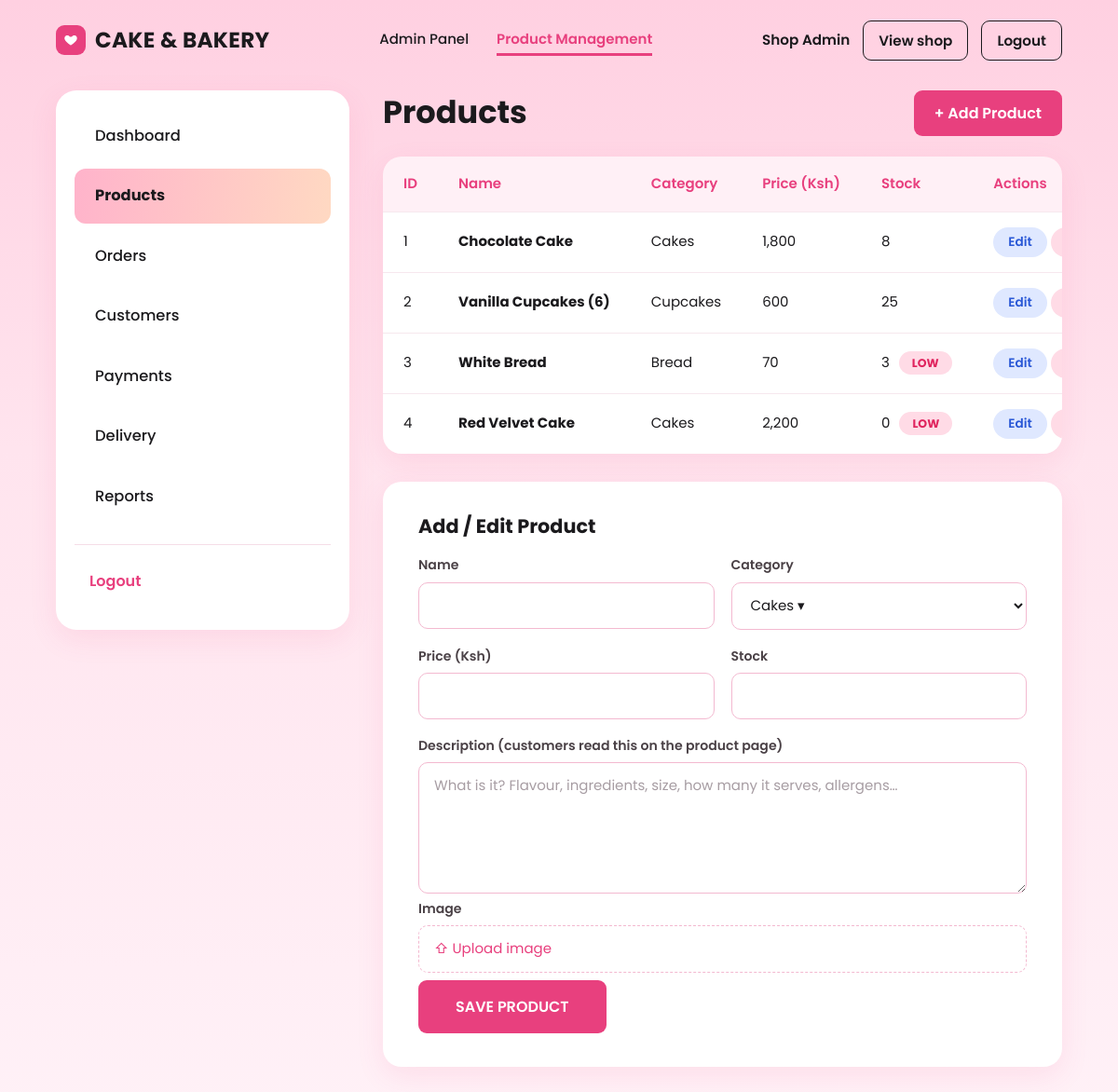
/admin/products.php (signed in), run on the app's committed database.
### tables this page shows
CREATE TABLE products (
  product_id INT AUTO_INCREMENT PRIMARY KEY,
  category_id INT NOT NULL,
  name VARCHAR(120) NOT NULL,
  description TEXT,
  price DECIMAL(10,2) NOT NULL CHECK (price >= 0),
  stock_qty INT NOT NULL DEFAULT 0 CHECK (stock_qty >= 0),
  low_stock_level INT NOT NULL DEFAULT 5,
  size_label VARCHAR(20) NULL,             
  pack_size INT NULL,                      
  badge ENUM('best_seller','new') NULL,    
  is_offer TINYINT(1) NOT NULL DEFAULT 0,  
  occasion ENUM('birthday','wedding') NULL,
  image VARCHAR(255) NOT NULL DEFAULT 'white-bread.png',
  is_active TINYINT(1) NOT NULL DEFAULT 1,
  FOREIGN KEY (category_id) REFERENCES categories(category_id)
);

CREATE TABLE categories (
  category_id INT AUTO_INCREMENT PRIMARY KEY,
  name VARCHAR(50) NOT NULL UNIQUE
);

### config/db.php (called while the page is built, shortened)
<?php
function db(): PDO {
    static $pdo = null;
    if ($pdo === null) {
        try {
            $pdo = new PDO('mysql:host='.DB_HOST.';dbname='.DB_NAME.';charset=utf8mb4', DB_USER, DB_PASS, [
                PDO::ATTR_ERRMODE => PDO::ERRMODE_EXCEPTION,
                PDO::ATTR_DEFAULT_FETCH_MODE => PDO::FETCH_ASSOC,
                PDO::ATTR_EMULATE_PREPARES => false,
            ]);
        } catch (PDOException $e) {
            if (PHP_SAPI !== 'cli' && (($e->errorInfo[1] ?? 0) == 1049) && is_file(__DIR__.'/../install.php') && !headers_sent()) {
                header('Location: '.BASE_URL.'/install.php'); exit;
            }
            throw $e;
        }
    }
    return $pdo;
}

### admin/products.php (the view, shortened to what this page needs)
<?php
$cats = array_column(db()->query('SELECT * FROM categories ORDER BY category_id')->fetchAll(), 'name', 'category_id');
$edit = null;
$v = fn($k, $d='') => e($_POST[$k] ?? ($edit[$k === 'stock' ? 'stock_qty' : $k] ?? $d));
$products = db()->query('SELECT p.*, c.name cat FROM products p JOIN categories c USING(category_id) WHERE p.is_active=1 ORDER BY p.product_id')->fetchAll();
$layout='admin'; $active='products'; $section='Product Management'; $title='Products'; include __DIR__.'/../includes/header.php'; ?>
<div class="head-row"><h1>Products</h1><a class="btn" href="<?= url('admin/products.php#form') ?>">+ Add Product</a></div>
<div class="tbl-card scroll"><table class="tbl"><thead><tr><th>ID</th><th>Name</th><th>Category</th><th>Price (Ksh)</th><th>Stock</th><th>Actions</th></tr></thead><tbody>
<?php foreach ($products as $p): ?>
<tr><td><?= $p['product_id'] ?></td><td><b><?= e(product_title($p)) ?></b></td><td><?= e($p['cat']) ?></td><td><?= num($p['price']) ?></td>
<td><?= $p['stock_qty'] ?><?= $p['stock_qty'] <= $p['low_stock_level'] ? ' <span class="low">Low</span>' : '' ?></td>
<td style="white-space:nowrap"><a class="pill-btn pill-edit" href="?edit=<?= $p['product_id'] ?>#form">Edit</a>
  <form method="post" style="display:inline" onsubmit="return confirm('Delete this product?')"><button class="pill-btn pill-del"></button></form></td></tr>
<?php endforeach; ?></tbody></table></div>
<form id="form" class="card formcard" method="post" enctype="multipart/form-data">
  <h3>Add / Edit Product</h3>
  <div class="two"><div><label class="f">Name</label><input class="field" name="name" required value="<?= $v('name') ?>"></div>
    <div><label class="f">Category</label><select class="field" name="category_id"><?php foreach ($cats as $id=>$n): ?><option value="<?= $id ?>" <?= (int)($_POST['category_id'] ?? $edit['category_id'] ?? 0)===$id?'selected':'' ?>><?= e($n) ?> ▾</option><?php endforeach; ?></select></div></div>
  <div class="two"><div><label class="f">Price (Ksh)</label><input class="field" type="number" min="0" step="1" name="price" required value="<?= $v('price') ?>"></div>
    <div><label class="f">Stock</label><input class="field" type="number" min="0" step="1" name="stock" required value="<?= $v('stock') ?>"></div></div>
  <div class="row"><label class="f">Description (customers read this on the product page)</label>
    <textarea class="field" name="description" rows="5" maxlength="2000" placeholder="What is it? Flavour, ingredients, size, how many it serves, allergens…"><?= $v('description') ?></textarea></div>
  <div class="row"><label class="f">Image</label><label class="upload">⇧ <span id="fname">Upload image</span><input type="file" name="image" accept="image/png,image/jpeg,image/webp"></label></div>
  <button class="btn" style="margin-top:8px;padding:16px 40px;text-transform:uppercase">Save Product</button>
</form>
<?php include __DIR__.'/../includes/footer.php';

### assets/css/style.css (style rules this page uses)
:root { --pink:#e8407e; --pink-dark:#d12f6c; --pink-soft:#fff0f6; --pink-line:#f3b9d0; --pink-text:#e8407e; --ink:#1b1a1d; --muted:#7b7278; --card:#fff; --peach:#ffd9c2; --shadow:0 10px 30px rgba(232,64,126,.10); }
* { box-sizing:border-box }
html { scroll-behavior:smooth;background:#fff1f7 }
body { margin:0;font-family:'Poppins',system-ui,-apple-system,'Segoe UI',sans-serif;color:var(--ink);font-size:15px;line-height:1.5; background:linear-gradient(180deg,#ffd0e1 0%,#ffe4ee 40%,#fff1f7 100%) fixed;min-height:100vh }
a { color:inherit }
h1,h2,h3 { margin:0;font-weight:700;line-height:1.15 }
.btn,.btn-pink { display:inline-block;background:var(--pink);color:#fff;border:0;border-radius:9px;padding:12px 22px;font:600 1rem 'Poppins',sans-serif;text-decoration:none;cursor:pointer;text-align:center;text-transform:none }
label.f { display:block;font-weight:600;font-size:.88rem;color:#4a4146;margin-bottom:7px }
.field { width:100%;background:#fff;border:1.5px solid var(--pink-line);border-radius:10px;padding:13px 16px;font:inherit;color:var(--ink);outline:0 }
.field::placeholder { color:#a79da3 }
.card { background:var(--card);border-radius:20px;box-shadow:var(--shadow) }
.two { display:grid;grid-template-columns:1fr 1fr;gap:18px }
.tbl-card { background:#fff;border-radius:20px;box-shadow:var(--shadow);overflow:hidden }
.tbl { width:100%;border-collapse:collapse }
.tbl th { background:var(--pink-soft);color:var(--pink);text-align:left;font-weight:600;padding:18px 22px;white-space:nowrap }
.tbl td { white-space:nowrap;padding:16px 22px;border-top:1px solid #f6e8ee;vertical-align:middle }
.scroll { overflow-x:auto }
.low { background:#ffdbe6;color:#e0245e;font-size:.78rem;font-weight:700;border-radius:20px;padding:4px 14px;margin-left:6px;text-transform:uppercase }
.pill-btn { border:0;border-radius:20px;padding:6px 16px;font:600 .85rem 'Poppins',sans-serif;cursor:pointer;text-decoration:none;display:inline-block }
.pill-edit { background:#dfe8ff;color:#2a58d6 }
.pill-del { background:#ffdbe6;color:#d81b60 }
.head-row { display:flex;justify-content:space-between;align-items:center;margin-bottom:22px }
.head-row h1 { font-size:2.1rem }
.formcard { margin-top:30px;padding:36px 38px }
.formcard h3 { font-size:1.3rem;margin-bottom:20px }
.formcard .two { margin-bottom:18px }
.upload { border:1.5px dashed var(--pink-line);border-radius:10px;padding:13px 16px;color:var(--pink);cursor:pointer;display:block;background:#fff }

### data on the page
products: product_id "1", name "Chocolate Cake", category.name "Cakes", price "1,800", stock_qty "8"
products: product_id "2", product_title($p) "Vanilla Cupcakes (6)", category.name "Cupcakes", price "600", stock_qty "25"
products: product_id "3", name "White Bread", category.name "Bread", price "70", stock_qty "3", low_stock_level "LOW"
products: product_id "4", name "Red Velvet Cake", category.name "Cakes", price "2,200", stock_qty "0", low_stock_level "LOW"

### other printed values
$section "Product Management"
$u['name'] "Shop Admin"
$label "Logout Logout"
$l "Dashboard"
$l "Products"
$l "Orders"
$l "Customers"
$l "Payments"
$l "Delivery"
$l "Reports"
form field category_id "Cakes ▾"
